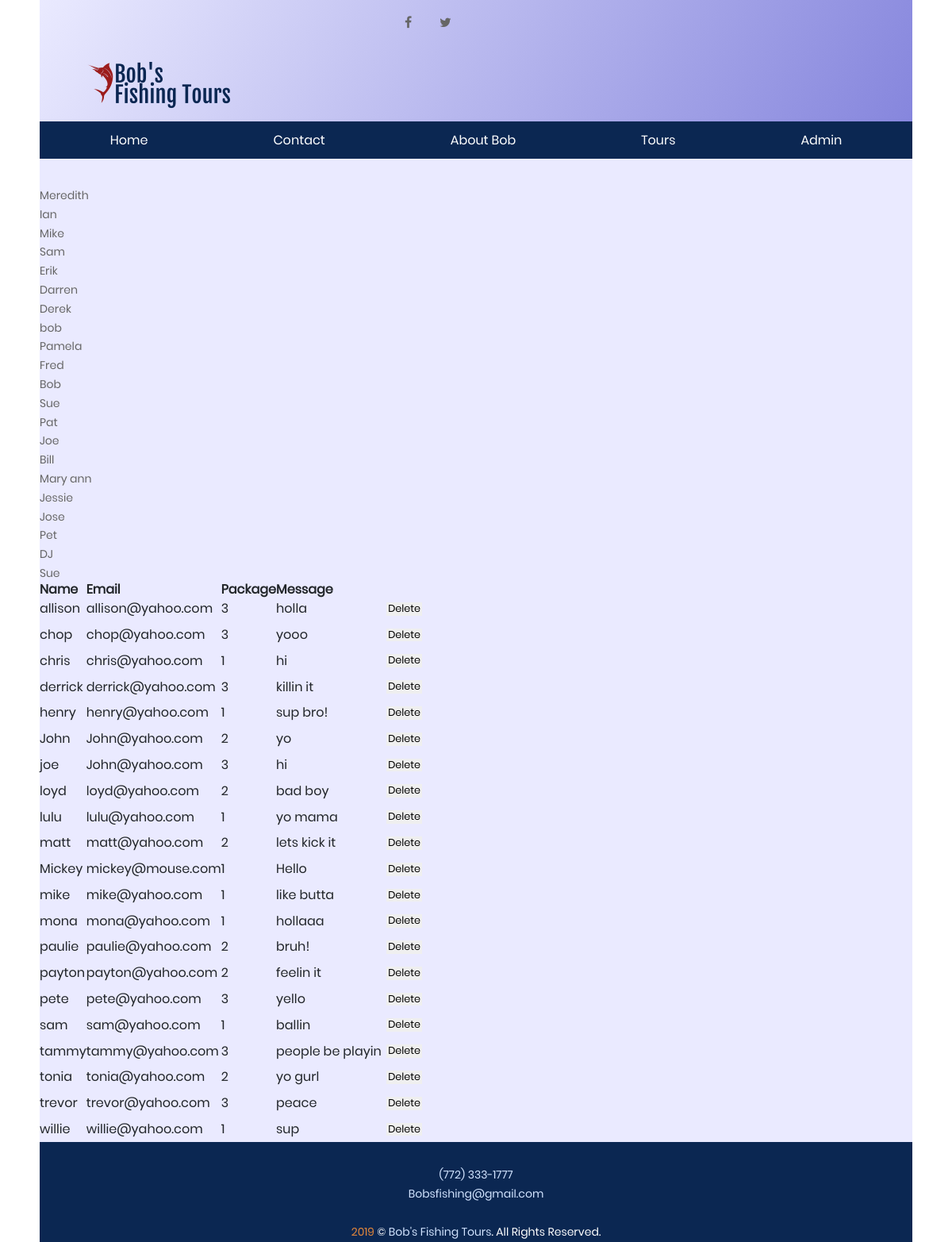
The app's page /admin.php with its own data.
### tables this page shows
CREATE TABLE IF NOT EXISTS employee
(
	employeeID int not null auto_increment primary key,
	firstName varchar(255) not null,
	lastName varchar(255) not null
);

CREATE TABLE IF NOT EXISTS customer
(
	customerID int not null auto_increment primary key,
	customerName varchar(255) not null,
	customerEmail varchar(255) not null,
	customerDropDown tinyint not null,
	customerMsg varchar(500) not null,
	employeeID int not null references employee(employeeID)
);

### model/employee.php (called while the page is built, shortened)
<?php
class EmployeeDB {
        public static function getEmployee() {
            $customer_name = filter_input(INPUT_POST, 'name');
             $error_message = null;
             try {
                $db = Database::getDB();
            } catch (PDOException $e) {
                $error_message = "We're experiencing technical difficulties, please try again later.";
                include('../errors/database_error.php');
                exit();
            }
            if (!$error_message) {
                $query = 'SELECT employeeID, firstName FROM employee ORDER by employeeID';
                $statement = $db->prepare($query);
                $count = $statement->execute();
                $employees = $statement;
                    return $employees;
            }
    }
}

### model/customer.php (called while the page is built, shortened)
<?php
class CustomerDB {
        public static function getCustomer() {
            if (!isset(self::$employee_id)) {
                $customer_name = filter_input(INPUT_POST, 'name');
    $employee_id = filter_input(INPUT_GET, 'employee_id',
            FILTER_VALIDATE_INT);
    if ($employee_id == NULL || $employee_id == FALSE) {
        $employee_id = 1;
    }
}
$error_message = null;
             try {
                $db = Database::getDB();
            } catch (PDOException $e) {
                $error_message = "We're experiencing technical difficulties, please try again later.";
                include('../errors/database_error.php');
                exit();
            }
            if (!$error_message) {
            $query2 = 'SELECT * FROM customer WHERE employeeID = :employeeID ' . 'ORDER by customerEmail';
            $statement2 = $db->prepare($query2);
            $statement2->bindValue(":employeeID", $employee_id);
            $count = $statement2->execute();
            $customers = $statement2;
                    return $customers;
            }
    }
}

### admin.php (the view, shortened to what this page needs)
<?php
    require('./model/employee.php');
    require('./model/customer.php');
if (!isset($employee_id)) {
    $employee_id = filter_input(INPUT_GET, 'employee_id',
            FILTER_VALIDATE_INT);
    if ($employee_id == NULL || $employee_id == FALSE) {
        $employee_id = 1;
    }
}
            $employeeDB = new EmployeeDB();
            $employees = $employeeDB->getEmployee($employee_id);
            $customerDB = new CustomerDB();
            $customers = $customerDB->getCustomer($employee_id);
?>
<!DOCTYPE html>
<html lang="en-US">
<head>
    <link rel="stylesheet" type="text/css" href="vendor/bootstrap/css/bootstrap.min.css">
    <link rel="stylesheet" type="text/css" href="vendor/select2/select2.min.css">
<link rel="stylesheet" href="css/reset.css">
<link rel="stylesheet" href="css/styles.css">
<link rel="stylesheet" href="css/hamburger.css">
<link rel="stylesheet" href="css/contact.css">
<link rel="stylesheet" href="css/menuAnimate.css">
	<link rel="stylesheet" type="text/css" href="css/main.css">
    <link rel="stylesheet" href="https://cdnjs.cloudflare.com/ajax/libs/font-awesome/4.7.0/css/font-awesome.min.css">
</head>
<body>
    <header class="topbar">
            <div class="mediaContainer">
                    <a href="#" class="fa fa-facebook"></a>
                    <a href="#" class="fa fa-twitter"></a>
                </div>
        <a href="weekOneProject.html"><img src="images/bobfishinglogo.png" class="mainlogo" alt="icon logo"></a>
        <div class="blue-bar">
            <nav class="main-menu" id="animateMenu">
                <ul >
                    <li><a href="index.html">Home</a></li>
                    <li><a href="contact.html">Contact</a></li>
                    <li><a href="about.html">About Bob</a></li>
                    <li><a href="tours.html">Tours</a></li>
                    <li><a href="login.php">Admin</a></li>
                </ul>
            </nav>
        </div>
    </header>
    <article>
            <header>
                    <?php foreach ($employees as $employee) : ?>
                <li><a href="admin.php?employee_id=<?php echo $employee['employeeID']; ?>">
                    <?php echo $employee['firstName']; ?>
                </a>
            </li>
            <?php endforeach; ?>
            </header>
        </article>
    <article>
            <header>
                  <table>
            <tr>
                <th>Name</th>
                <th>Email</th>
                <th >Package    </th>
                <th >Message</th>
                <th>&nbsp;</th>
            </tr>
            <?php foreach ($customers as $customer) : ?>
            <tr>
                <td><?php echo $customer['customerName']; ?></td>
                <td><?php echo $customer['customerEmail']; ?></td>
                <td class="right"><?php echo $customer['customerDropDown']; ?></td>
                <td><?php echo $customer['customerMsg']; ?></td>
                <td><form action="delete_product.php" method="post">
                    <input type="submit" value="Delete" name="employee_id">
                </form></td>
            </tr>
            <?php endforeach; ?>
        </table>
            </header>
        </article>
    <footer>
        <p>
            <a href="tel:17723331777">(772) 333-1777</a><br/>
            <a href="mailto:Bobsfishing9@gmail.com">Bobsfishing@gmail.com</a><br/><br/>
            <span style="color:rgb(226, 134, 59);">2019</span> &copy; <a href="index.html" class="copyright">Bob's Fishing Tours</a>. All Rights Reserved.
        </p>
    </footer>
</body>
</html>

### css/styles.css (style rules this page uses)
html { background: center url(../images/IMG_1705.JPG); background-attachment: fixed; font-family: 'Raleway', sans-serif; }
body { background-color: rgb(234, 234, 255); margin-left: auto; margin-right: auto; margin-top: 0; width: 1100px; }
div.mediaContainer { margin-left: auto; margin-right: auto; width: 20%; }
.fa { background:none; padding: 20px; font-size: 30px; width: 30px; text-align: center; text-decoration: none; border-radius: 50%; }
header.topbar { height: 155px; margin-bottom: 80px; background: linear-gradient(300deg, rgb(134, 134, 221), transparent); }
nav.main-menu { padding-bottom: 36px; }
nav.main-menu ul { background-color: #0b2752; color: white; display: block; float: left; text-align: center; width: 100%; padding-top: 10px; padding-bottom: 10px; }
nav.main-menu ul li { display: inline; margin: 7%; }
nav.main-menu ul li a { color: white; }
img.mainlogo { padding-left: 50px; display: block; }
footer { background-color: #0b2752; text-align: center; padding-top: 30px; }
footer a { text-decoration: none; color: rgb(210, 228, 255); }
footer p { color: white; }

### css/contact.css (style rules this page uses)
input[type='submit'], input[type='reset'] { font-size: .80em; padding: 2px; margin: 8px; margin-left: 12%; }

### css/main.css (style rules this page uses)
* { margin: 0px; padding: 0px; box-sizing: border-box; }
body, html { font-family: Poppins-Regular, sans-serif; }
a { font-family: Poppins-Regular; font-size: 14px; line-height: 1.7; color: #666666; margin: 0px; transition: all 0.4s; -webkit-transition: all 0.4s; -o-transition: all 0.4s; -moz-transition: all 0.4s; }
p { font-family: Poppins-Regular; font-size: 14px; line-height: 1.7; color: #666666; margin: 0px; }
ul, li { margin: 0px; list-style-type: none; }
input { outline: none; border: none; }

### records on screen
employee: firstName "Meredith"
employee: firstName "Ian"
employee: firstName "Mike"
employee: firstName "Sam"
employee: firstName "Erik"
employee: firstName "Darren"
employee: firstName "Derek"
employee: firstName "bob"
employee: firstName "Pamela"
employee: firstName "Fred"
employee: firstName "Bob"
employee: firstName "Sue"
employee: firstName "Pat"
employee: firstName "Joe"
employee: firstName "Bill"
employee: firstName "Mary ann"
employee: firstName "Jessie"
employee: firstName "Jose"
employee: firstName "Pet"
employee: firstName "DJ"
employee: firstName "Sue"
customer: customerName "allison", customerEmail "allison@yahoo.com", customerDropDown "3", customerMsg "holla"
customer: customerName "chop", customerEmail "chop@yahoo.com", customerDropDown "3", customerMsg "yooo"
customer: customerName "chris", customerEmail "chris@yahoo.com", customerDropDown "1", customerMsg "hi"
customer: customerName "derrick", customerEmail "derrick@yahoo.com", customerDropDown "3", customerMsg "killin it"
customer: customerName "henry", customerEmail "henry@yahoo.com", customerDropDown "1", customerMsg "sup bro!"
customer: customerName "John", customerEmail "John@yahoo.com", customerDropDown "2", customerMsg "yo"
customer: customerName "joe", customerEmail "John@yahoo.com", customerDropDown "3", customerMsg "hi"
customer: customerName "loyd", customerEmail "loyd@yahoo.com", customerDropDown "2", customerMsg "bad boy"
customer: customerName "lulu", customerEmail "lulu@yahoo.com", customerDropDown "1", customerMsg "yo mama"
customer: customerName "matt", customerEmail "matt@yahoo.com", customerDropDown "2", customerMsg "lets kick it"
customer: customerName "Mickey", customerEmail "mickey@mouse.com", customerDropDown "1", customerMsg "Hello"
customer: customerName "mike", customerEmail "mike@yahoo.com", customerDropDown "1", customerMsg "like butta"
customer: customerName "mona", customerEmail "mona@yahoo.com", customerDropDown "1", customerMsg "hollaaa"
customer: customerName "paulie", customerEmail "paulie@yahoo.com", customerDropDown "2", customerMsg "bruh!"
customer: customerName "payton", customerEmail "payton@yahoo.com", customerDropDown "2", customerMsg "feelin it"
customer: customerName "pete", customerEmail "pete@yahoo.com", customerDropDown "3", customerMsg "yello"
customer: customerName "sam", customerEmail "sam@yahoo.com", customerDropDown "1", customerMsg "ballin"
customer: customerName "tammy", customerEmail "tammy@yahoo.com", customerDropDown "3", customerMsg "people be playin"
customer: customerName "tonia", customerEmail "tonia@yahoo.com", customerDropDown "2", customerMsg "yo gurl"
customer: customerName "trevor", customerEmail "trevor@yahoo.com", customerDropDown "3", customerMsg "peace"
customer: customerName "willie", customerEmail "willie@yahoo.com", customerDropDown "1", customerMsg "sup"
